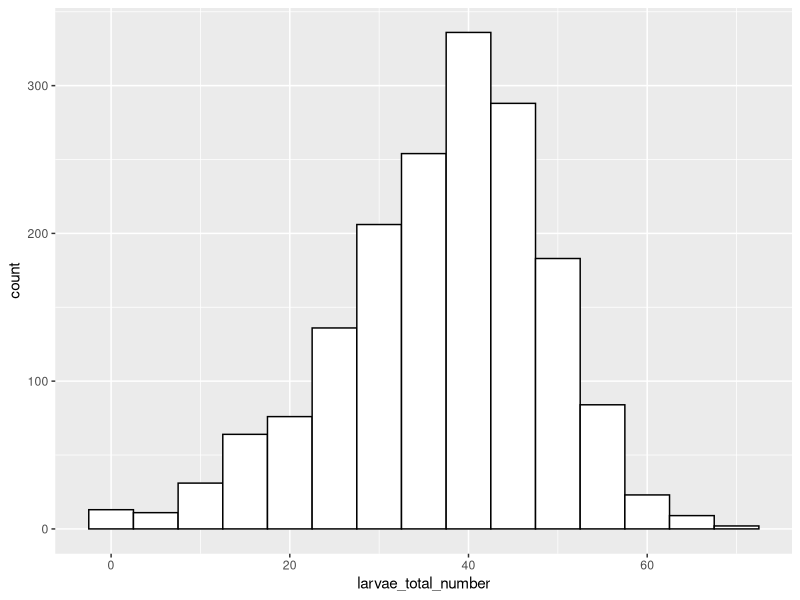

Here is the R script that generated this plot: (Note: this script raises an error after producing the figure.)
## ---- chunk 1
suppressPackageStartupMessages(library("tidyverse"))
suppressPackageStartupMessages(library("lme4"))
suppressPackageStartupMessages(library("Hmisc"))
suppressPackageStartupMessages(library("corrplot"))
suppressPackageStartupMessages(library("emmeans"))

## ---- chunk 2
data250fabae <- read.csv("../../01_phenotipic_analysis/aphis_fabae_data_filtered.csv", stringsAsFactors = FALSE, sep = ",") %>%  mutate(genotype = as.factor(genotype)) %>% mutate(session = as.factor(session)) 
## ---- chunk 3
data250fabae %>% 
  ggplot(., aes(x = larvae_total_number)) + 
  geom_histogram(binwidth = 5, fill = "white", color = "black") 
## ---- chunk 4
model0 <- lm(larvae_total_number ~ 1, data = data250fabae)
model1 <- lm(larvae_total_number ~ ivip, data = data250fabae)
model2 <- lmer(larvae_total_number ~ ivip + (1 | session), data = data250fabae)
model3 <- lmer(larvae_total_number ~ ivip + (1 | session/block), data = data250fabae)
model4 <- glm.nb(formula = larvae_total_number ~ ivip +session/block, data = data250fabae)
model5 <- glm.nb(formula = larvae_total_number ~ ivip +session, data = data250fabae)
## ---- chunk 5
compare_performance(model0, model1, model2,model3,model4,model5, rank = FALSE, verbose = TRUE)
## ---- chunk 6
test_lrt(model0, model1)
## ---- chunk 7
test_lrt(model1, model2)
## ---- chunk 8
test_lrt(model2, model3)
## ---- chunk 9

anova(model3)

#variance stability





# Extract fitted values and residuals
fitted_values <- fitted(model3)
residuals_values <- residuals(model3)

#homosedasticity
# Plot residuals vs fitted values
plot(fitted_values, residuals_values, 
     main="Residuals vs Fitted", 
     xlab="Fitted values", 
     ylab="Residuals")
abline(h=0, col="red")

#residual normality
hist(residuals_values, main="Histogram of Residuals", xlab="Residuals", breaks=20)
# 2. Q-Q Plot for Residuals
qqnorm(residuals_values)
qqline(residuals_values, col = "red")

#residual independance
# Plot residuals over time (for time-series data)
plot(residuals(model3), type="o", col="blue", main="Residuals over Time", xlab="Index", ylab="Residuals")


# Extract EMMeans for genotype
emm_genotype <- emmeans(model3, ~ ivip)
emm_df <- as.data.frame(emm_genotype)
hist(emm_df$emmean)

emm_df <- emm_df[,c(1,2)]

# Define the file path
file_path <- "~/Documents/gitrepo/faba_specifics/02.analyses/01.GWAS/01_phenotipic_analysis/02.ajusted_means/emmeans_fabae.csv"

# Save the data frame to the specified location
  write.csv(emm_df, file = file_path, row.names = FALSE)
